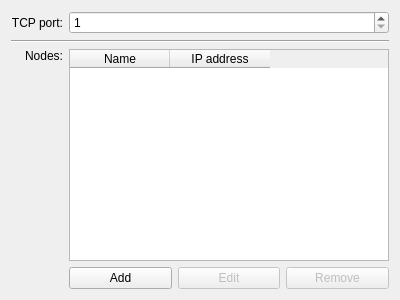
<?xml version="1.0" encoding="UTF-8"?>
<ui version="4.0">
 <class>NetworkConfig</class>
 <widget class="IConfigItem" name="NetworkConfig">
  <property name="geometry">
   <rect>
    <x>0</x>
    <y>0</y>
    <width>400</width>
    <height>300</height>
   </rect>
  </property>
  <property name="windowTitle">
   <string>Network</string>
  </property>
  <layout class="QGridLayout" name="gridLayout">
   <item row="5" column="2">
    <widget class="QPushButton" name="m_EditButton">
     <property name="enabled">
      <bool>false</bool>
     </property>
     <property name="text">
      <string>Edit</string>
     </property>
    </widget>
   </item>
   <item row="4" column="1" colspan="3">
    <widget class="QTableWidget" name="m_NodeList">
     <property name="editTriggers">
      <set>QAbstractItemView::NoEditTriggers</set>
     </property>
     <property name="showDropIndicator" stdset="0">
      <bool>false</bool>
     </property>
     <property name="selectionMode">
      <enum>QAbstractItemView::SingleSelection</enum>
     </property>
     <property name="selectionBehavior">
      <enum>QAbstractItemView::SelectRows</enum>
     </property>
     <property name="wordWrap">
      <bool>false</bool>
     </property>
     <property name="cornerButtonEnabled">
      <bool>false</bool>
     </property>
     <attribute name="verticalHeaderVisible">
      <bool>false</bool>
     </attribute>
     <column>
      <property name="text">
       <string>Name</string>
      </property>
     </column>
     <column>
      <property name="text">
       <string>IP address</string>
      </property>
     </column>
    </widget>
   </item>
   <item row="5" column="1">
    <widget class="QPushButton" name="m_AddButton">
     <property name="text">
      <string>Add</string>
     </property>
    </widget>
   </item>
   <item row="5" column="3">
    <widget class="QPushButton" name="m_RemoveButton">
     <property name="enabled">
      <bool>false</bool>
     </property>
     <property name="text">
      <string>Remove</string>
     </property>
    </widget>
   </item>
   <item row="4" column="0">
    <widget class="QLabel" name="label_Nodes">
     <property name="sizePolicy">
      <sizepolicy hsizetype="Preferred" vsizetype="Preferred">
       <horstretch>0</horstretch>
       <verstretch>0</verstretch>
      </sizepolicy>
     </property>
     <property name="text">
      <string>Nodes:</string>
     </property>
     <property name="alignment">
      <set>Qt::AlignRight|Qt::AlignTop|Qt::AlignTrailing</set>
     </property>
    </widget>
   </item>
   <item row="0" column="1" colspan="3">
    <widget class="QSpinBox" name="m_Port">
     <property name="minimum">
      <number>1</number>
     </property>
     <property name="maximum">
      <number>65535</number>
     </property>
     <property name="value">
      <number>1</number>
     </property>
    </widget>
   </item>
   <item row="0" column="0">
    <widget class="QLabel" name="label_Port">
     <property name="sizePolicy">
      <sizepolicy hsizetype="Fixed" vsizetype="Preferred">
       <horstretch>0</horstretch>
       <verstretch>0</verstretch>
      </sizepolicy>
     </property>
     <property name="text">
      <string>TCP port:</string>
     </property>
     <property name="alignment">
      <set>Qt::AlignRight|Qt::AlignTrailing|Qt::AlignVCenter</set>
     </property>
    </widget>
   </item>
   <item row="1" column="0" colspan="4">
    <widget class="Line" name="line">
     <property name="orientation">
      <enum>Qt::Horizontal</enum>
     </property>
    </widget>
   </item>
  </layout>
 </widget>
 <layoutdefault spacing="6" margin="11"/>
 <customwidgets>
  <customwidget>
   <class>IConfigItem</class>
   <extends>QWidget</extends>
   <header>IConfigItem.h</header>
   <container>1</container>
  </customwidget>
 </customwidgets>
 <tabstops>
  <tabstop>m_Port</tabstop>
  <tabstop>m_NodeList</tabstop>
  <tabstop>m_AddButton</tabstop>
  <tabstop>m_EditButton</tabstop>
  <tabstop>m_RemoveButton</tabstop>
 </tabstops>
 <resources/>
 <connections>
  <connection>
   <sender>m_NodeList</sender>
   <signal>cellDoubleClicked(int,int)</signal>
   <receiver>NetworkConfig</receiver>
   <slot>editNode(int,int)</slot>
   <hints>
    <hint type="sourcelabel">
     <x>199</x>
     <y>135</y>
    </hint>
    <hint type="destinationlabel">
     <x>199</x>
     <y>149</y>
    </hint>
   </hints>
  </connection>
  <connection>
   <sender>m_NodeList</sender>
   <signal>currentCellChanged(int,int,int,int)</signal>
   <receiver>NetworkConfig</receiver>
   <slot>onSelectionChanged(int,int,int,int)</slot>
   <hints>
    <hint type="sourcelabel">
     <x>199</x>
     <y>135</y>
    </hint>
    <hint type="destinationlabel">
     <x>199</x>
     <y>149</y>
    </hint>
   </hints>
  </connection>
  <connection>
   <sender>m_AddButton</sender>
   <signal>clicked()</signal>
   <receiver>NetworkConfig</receiver>
   <slot>addNode()</slot>
   <hints>
    <hint type="sourcelabel">
     <x>70</x>
     <y>279</y>
    </hint>
    <hint type="destinationlabel">
     <x>199</x>
     <y>149</y>
    </hint>
   </hints>
  </connection>
  <connection>
   <sender>m_EditButton</sender>
   <signal>clicked()</signal>
   <receiver>NetworkConfig</receiver>
   <slot>editNode()</slot>
   <hints>
    <hint type="sourcelabel">
     <x>199</x>
     <y>279</y>
    </hint>
    <hint type="destinationlabel">
     <x>199</x>
     <y>149</y>
    </hint>
   </hints>
  </connection>
  <connection>
   <sender>m_RemoveButton</sender>
   <signal>clicked()</signal>
   <receiver>NetworkConfig</receiver>
   <slot>removeNode()</slot>
   <hints>
    <hint type="sourcelabel">
     <x>329</x>
     <y>279</y>
    </hint>
    <hint type="destinationlabel">
     <x>199</x>
     <y>149</y>
    </hint>
   </hints>
  </connection>
  <connection>
   <sender>m_Port</sender>
   <signal>valueChanged(int)</signal>
   <receiver>NetworkConfig</receiver>
   <slot>setPort(int)</slot>
   <hints>
    <hint type="sourcelabel">
     <x>225</x>
     <y>18</y>
    </hint>
    <hint type="destinationlabel">
     <x>199</x>
     <y>149</y>
    </hint>
   </hints>
  </connection>
 </connections>
 <slots>
  <slot>addNode()</slot>
  <slot>editNode()</slot>
  <slot>editNode(int,int)</slot>
  <slot>removeNode()</slot>
  <slot>onSelectionChanged(int,int,int,int)</slot>
  <slot>setPort(int)</slot>
 </slots>
</ui>
